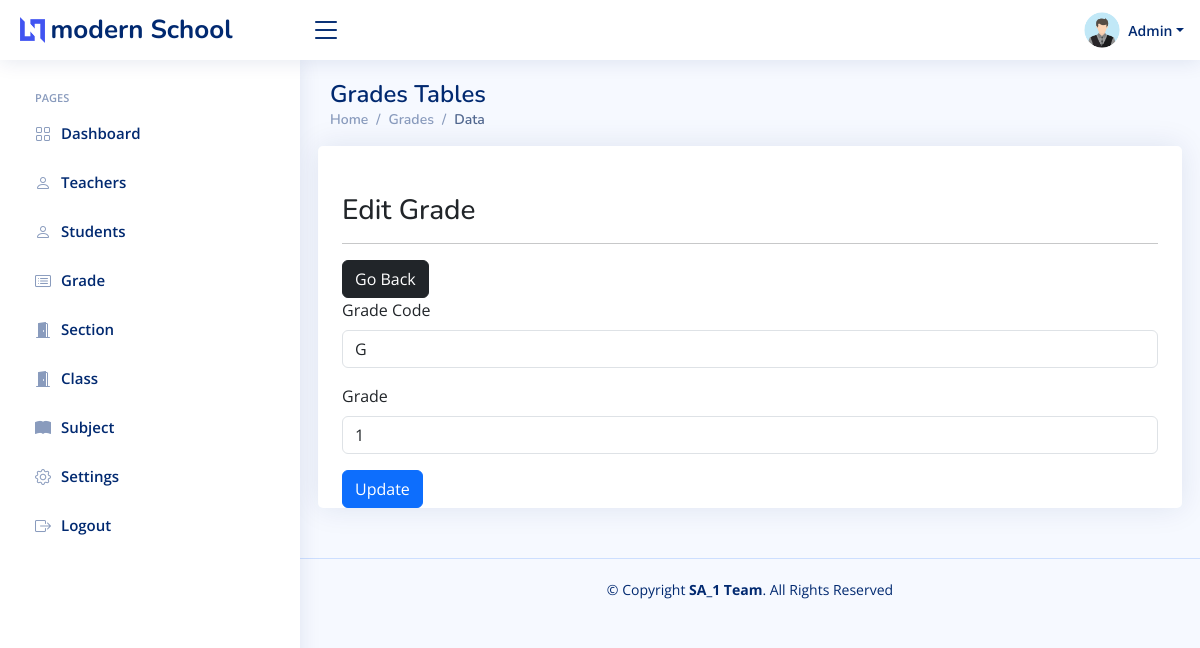
Screenshot of /admin/grade-edit1.php?grade_id=1 (signed in) with the database file from the repository.
### tables this page shows
CREATE TABLE `setting` (
  `id` int(11) NOT NULL,
  `current_year` int(11) NOT NULL,
  `current_semester` varchar(11) NOT NULL,
  `school_name` varchar(100) NOT NULL,
  `slogan` varchar(300) NOT NULL,
  `about` text NOT NULL
);

CREATE TABLE `grades` (
  `grade_id` int(11) NOT NULL,
  `grade` varchar(31) NOT NULL,
  `grade_code` varchar(7) NOT NULL
);

### data/setting.php (called while the page is built)
<?php
function getSetting($conn){
   $sql = "SELECT * FROM setting";
   $stmt = $conn->prepare($sql);
   $stmt->execute();
   if ($stmt->rowCount() == 1) {
     $settings = $stmt->fetch();
     return $settings;
   }else {
    return 0;
   }
}
?>

### admin/data/grade.php (called while the page is built, shortened)
<?php
function getGradeById($grade_id, $conn){
   $sql = "SELECT * FROM grades
           WHERE grade_id=?";
   $stmt = $conn->prepare($sql);
   $stmt->execute([$grade_id]);
   if ($stmt->rowCount() == 1) {
     $grade = $stmt->fetch();
     return $grade;
   }else {
    return 0;
   }
}

### admin/grade-edit1.php (the view, shortened to what this page needs)
<?php
if (isset($_SESSION['admin_id']) &&
    isset($_SESSION['role'])     &&
    isset($_GET['grade_id'])) {
    if ($_SESSION['role'] == 'Admin') {
        include "../DB_connection.php";
        include "data/grade.php";
        $grade_id = $_GET['grade_id'];
        $grades = getGradeById($grade_id, $conn);
        ?>
<!DOCTYPE html>
<html lang="en">
<head>
    <link href="assets/vendor/bootstrap/css/bootstrap.min.css" rel="stylesheet">
    <link href="assets/vendor/bootstrap-icons/bootstrap-icons.css" rel="stylesheet">
    <link href="assets/vendor/boxicons/css/boxicons.min.css" rel="stylesheet">
    <link href="assets/vendor/quill/quill.snow.css" rel="stylesheet">
    <link href="assets/vendor/quill/quill.bubble.css" rel="stylesheet">
    <link href="assets/vendor/remixicon/remixicon.css" rel="stylesheet">
    <link href="assets/vendor/simple-datatables/style.css" rel="stylesheet">
    <link href="assets/css/style.css" rel="stylesheet">
</head>
<body>
    <?php
    include "inc/header.php";
    ?>
    <?php
    include "inc/sidebar.php";
    ?>
    <main id="main" class="main">
        <div class="pagetitle">
            <h1>Grades Tables</h1>
            <nav>
                <ol class="breadcrumb">
                    <li class="breadcrumb-item"><a href="index.html">Home</a></li>
                    <li class="breadcrumb-item">Grades</li>
                    <li class="breadcrumb-item active">Data</li>
                </ol>
            </nav>
        </div>
        <section class="section">
            <div class="row">
                <div class="card">
                    <div class="container mt-5">
                        <form method="post"
                              action="req/grade-edit.php">
                            <h3>Edit Grade</h3><hr>
                            <a href="grade1.php"
                               class="btn btn-dark">Go Back</a>
                            <div class="mb-3">
                                <label class="form-label">Grade Code</label>
                                <input type="text"
                                       class="form-control"
                                       value="<?=$grades['grade_code']?>"
                                       name="grade_code">
                            </div>
                            <div class="mb-3">
                                <label class="form-label">Grade</label>
                                <input type="text"
                                       class="form-control"
                                       value="<?=$grades['grade']?>"
                                       name="grade">
                            </div>
                            <button type="submit"
                                    class="btn btn-primary">
                                Update</button>
                        </form>
                    </div>
                </div>
            </div>
        </section>
    </main>
    <?php
    include "inc/footer.php";
    ?>
</body>
</html>
    <?php
}else {
    header("Location: teacher.php");
    exit;
}
}else {
    header("Location: teacher.php");
    exit;
}
?>

### admin/inc/header.php (shortened to what this page needs)
<?php
include "../data/setting.php";
$setting = getSetting($conn);
if ($setting != 0) {
?>
<header id="header" class="header fixed-top d-flex align-items-center">
    <div class="d-flex align-items-center justify-content-between">
        <a href="../index.php" class="logo d-flex align-items-center">
            <img src="assets/img/logo.png" alt="">
            <span class="d-none d-lg-block"><?=$setting['school_name']?></span>
        </a>
        <i class="bi bi-list toggle-sidebar-btn"></i>
    </div>
    <nav class="header-nav ms-auto">
        <ul class="d-flex align-items-center">
            <li class="nav-item dropdown pe-3">
                <a class="nav-link nav-profile d-flex align-items-center pe-0" href="#" data-bs-toggle="dropdown">
                    <img src="../img/student-male.png"  alt="Profile" class="rounded-circle">
                    <span class="d-none d-md-block dropdown-toggle ps-2">Admin</span>
                </a>
            </li>
        </ul>
    </nav>
</header>
<?php }else {
    header("Location: login.php");
    exit;
}  ?>

### admin/assets/css/style.css (style rules this page uses)
:root { scroll-behavior: smooth; }
body { font-family: "Open Sans", sans-serif; background: #f6f9ff; color: #444444; }
a { color: #4154f1; text-decoration: none; }
h1, h2, h3, h4, h5, h6 { font-family: "Nunito", sans-serif; }
#main { margin-top: 60px; padding: 20px 30px; transition: all 0.3s; }
.pagetitle { margin-bottom: 10px; }
.pagetitle h1 { font-size: 24px; margin-bottom: 0; font-weight: 600; color: #012970; }
.card { margin-bottom: 30px; border: none; border-radius: 5px; box-shadow: 0px 0 30px rgba(1, 41, 112, 0.1); }
.breadcrumb { font-size: 14px; font-family: "Nunito", sans-serif; color: #899bbd; font-weight: 600; }
.breadcrumb a { color: #899bbd; transition: 0.3s; }
.breadcrumb .breadcrumb-item::before { color: #899bbd; }
.breadcrumb .active { color: #51678f; font-weight: 600; }
.logo { line-height: 1; }
@media (min-width: 1200px) { .logo { width: 280px; } }
.logo img { max-height: 26px; margin-right: 6px; }
.logo span { font-size: 26px; font-weight: 700; color: #012970; font-family: "Nunito", sans-serif; }
.header { transition: all 0.5s; z-index: 997; height: 60px; box-shadow: 0px 2px 20px rgba(1, 41, 112, 0.1); background-color: #fff; padding-left: 20px; }
.header .toggle-sidebar-btn { font-size: 32px; padding-left: 10px; cursor: pointer; color: #012970; }
.header-nav ul { list-style: none; }
.header-nav>ul { margin: 0; padding: 0; }
.header-nav .nav-profile { color: #012970; }
.header-nav .nav-profile img { max-height: 36px; }
.header-nav .nav-profile span { font-size: 14px; font-weight: 600; }
@media (min-width: 1200px) { #main, #footer { margin-left: 300px; } }

### rows the page displays
setting: school_name "modern School"
grades: grade_code "G", grade "1"
